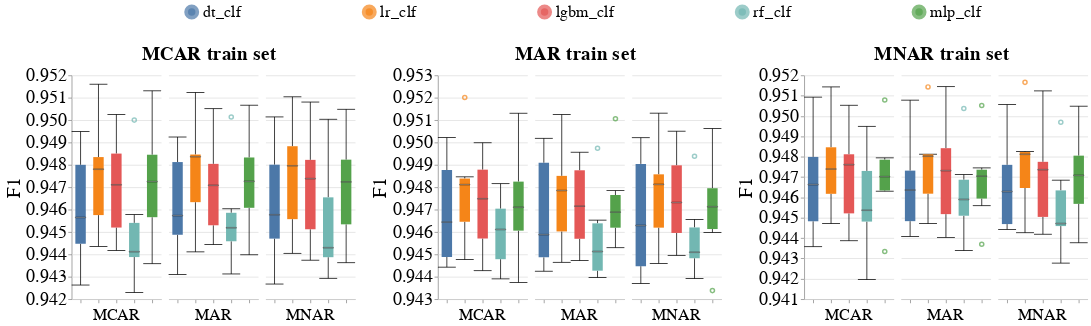

The cell this chart's notebook holds for it:
### Code cell
create_box_plots_for_diff_models(dataset_name=DATASET_NAME,
                                 null_imputer_name=ErrorRepairMethod.median_mode.value,
                                 metric_name='f1',
                                 db_client=db_client)
